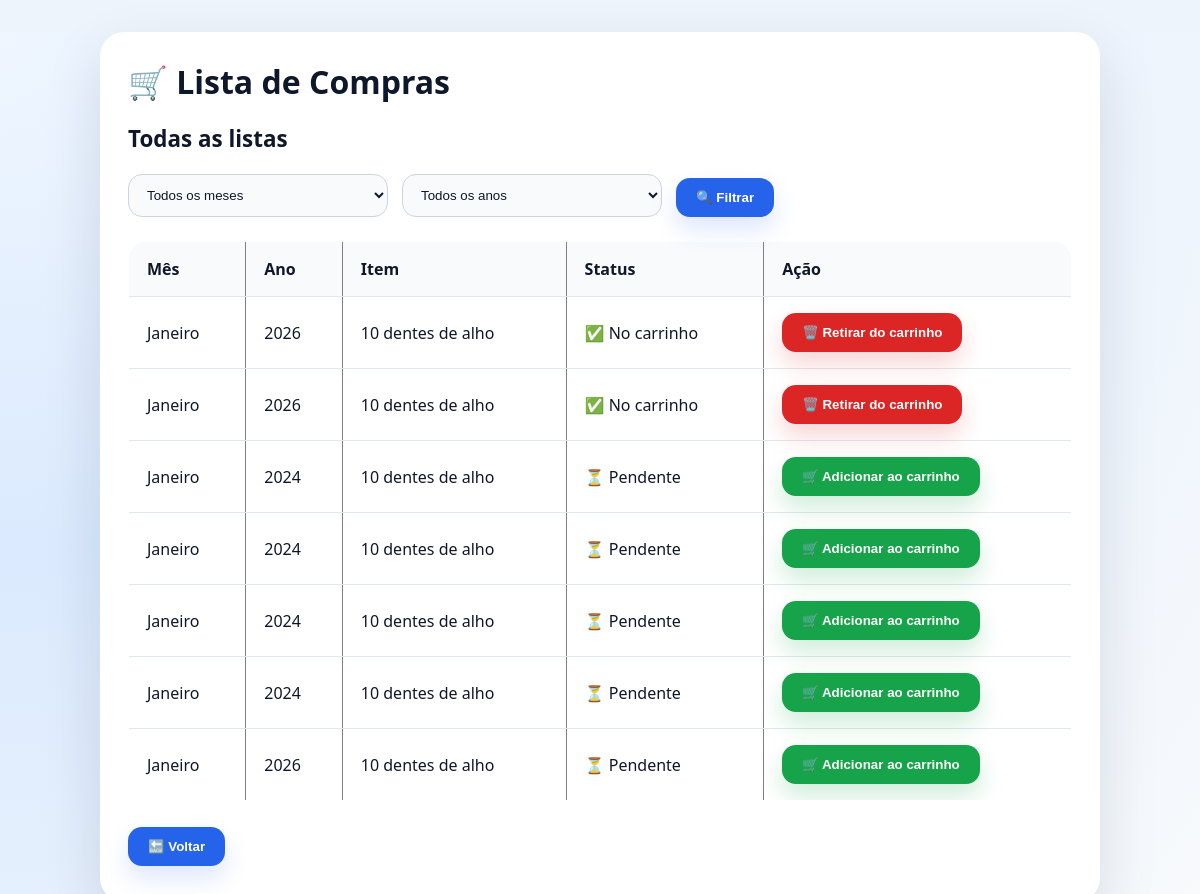
The page /lista.php?mes=Janeiro on the database its author committed.
### tables this page shows
CREATE TABLE `compras` (
  `id` int(11) NOT NULL,
  `mes` varchar(20) DEFAULT NULL,
  `item` varchar(255) DEFAULT NULL,
  `data_cadastro` timestamp NOT NULL DEFAULT current_timestamp(),
  `ano` int(11) DEFAULT NULL,
  `status` varchar(20) DEFAULT 'pendente'
);

### lista.php (the view, shortened to what this page needs)
<?php
$conn = new mysqli("localhost", "root", "", "lista_compras");
$mes = $_GET['mes'] ?? '';
$ano = $_GET['ano'] ?? '';
$sql = "SELECT * FROM compras
        WHERE 1=1";
if ($mes != '') {
    $sql .= " AND mes='$mes'";
}
$sql .= " ORDER BY status, item";
$result = $conn->query($sql);
?>
<!DOCTYPE html>
<html lang="pt-BR">
<head>
    <link rel="stylesheet" href="style.css">
</head>
<body>
    <div class="container">
<h1>🛒 Lista de Compras</h1>
<?php
if ($mes != '' && $ano != '') {
    echo "<h2>$mes / $ano</h2>";
} else {
    echo "<h2>Todas as listas</h2>";
}
?>
<form method="GET">
    <select name="mes">
        <option value="">Todos os meses</option>
    </select>
    <select name="ano">
        <option value="">Todos os anos</option>
    </select>
    <button type="submit">🔍 Filtrar</button>
</form>
<table border="1">
    <tr>
        <th>Mês</th>
        <th>Ano</th>
        <th>Item</th>
        <th>Status</th>
        <th>Ação</th>
    </tr>
    <?php
    while ($row = $result->fetch_assoc()) {
    echo "<tr>";
    echo "<td>{$row['mes']}</td>";
    echo "<td>{$row['ano']}</td>";
    echo "<td>{$row['item']}</td>";
    if ($row['status'] == 'carrinho') {
        echo "<td>✅ No carrinho</td>";
        echo "<td>
            <button class=\"button-danger\" onclick=\"window.location.href='retirar_carrinho.php?id={$row['id']}&mes=$mes&ano=$ano'\">
                🗑️ Retirar do carrinho
            </button>
          </td>";
    } else {
        echo "<td>⏳ Pendente</td>";
        echo "<td>
            <button class=\"button-success\" onclick=\"window.location.href='adicionar_carrinho.php?id={$row['id']}&mes=$mes&ano=$ano'\">
                🛒 Adicionar ao carrinho
            </button>
          </td>";
    }
    echo "</tr>";
}
    ?>
</table>
    <button onclick="window.location.href='index.php'">
        🔙 Voltar
    </button>
    </div>
</body>
</html>

### style.css (style rules this page uses)
:root { color-scheme: light; font-family: "Segoe UI", Tahoma, Geneva, Verdana, sans-serif; background: #eef4fb; color: #102a43; }
* { box-sizing: border-box; }
body { margin: 0; min-height: 100vh; background: radial-gradient(circle at top left, #eff6ff 0%, #dbeafe 35%, #f8fafc 100%); }
.container { width: min(100%, 1000px); margin: 32px auto; padding: 28px 28px 36px; background: #ffffff; border-radius: 24px; box-shadow: 0 24px 60px rgba(15, 23, 42, 0.12); }
h1, h2 { margin-top: 0; margin-bottom: 20px; color: #0f172a; }
h2 { font-size: 1.4rem; }
form { display: flex; flex-wrap: wrap; gap: 14px; align-items: flex-end; margin-bottom: 24px; }
select, input[type="text"] { min-width: 180px; width: 100%; max-width: 260px; padding: 12px 14px; border: 1px solid #cbd5e1; border-radius: 14px; background: #f8fafc; color: #0f172a; transition: border-color 0.2s ease, box-shadow 0.2s ease; }
button { display: inline-flex; align-items: center; justify-content: center; gap: 0.4rem; padding: 12px 20px; border: none; border-radius: 14px; background: #2563eb; color: #ffffff; font-weight: 600; cursor: pointer; transition: transform 0.16s ease, background 0.16s ease, box-shadow 0.16s ease; box-shadow: 0 12px 24px rgba(37, 99, 235, 0.16); }
.button-success { background: #16a34a; box-shadow: 0 12px 24px rgba(22, 163, 74, 0.2); }
.button-danger { background: #dc2626; box-shadow: 0 12px 24px rgba(220, 38, 38, 0.2); }
table { width: 100%; border-collapse: collapse; margin-bottom: 26px; overflow: hidden; border-radius: 18px; background: #ffffff; }
th, td { padding: 16px 18px; border-bottom: 1px solid #e2e8f0; color: #0f172a; }
th { background: #f8fafc; text-align: left; font-weight: 700; }
tr:last-child td { border-bottom: none; }

### rows shown on the page
compras: mes "Janeiro", ano "2026", item "10 dentes de alho"
compras: mes "Janeiro", ano "2026", item "10 dentes de alho"
compras: mes "Janeiro", ano "2024", item "10 dentes de alho"
compras: mes "Janeiro", ano "2024", item "10 dentes de alho"
compras: mes "Janeiro", ano "2024", item "10 dentes de alho"
compras: mes "Janeiro", ano "2024", item "10 dentes de alho"
compras: mes "Janeiro", ano "2026", item "10 dentes de alho"
